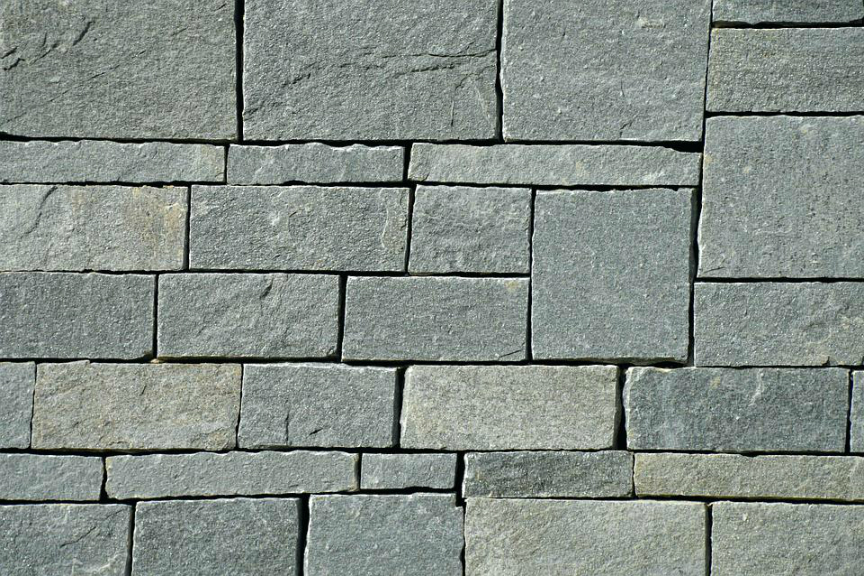
#> input picture Lab06/brick2.jpg, 864 x 576 px
$ jupyter execute --allow-errors Lab06.ipynb   (older library calls are emulated)
#> lines starting #> are read from the running program, lines starting #| are printed output that depends on the picture; long printed decimals are rounded
### Lab06/LM_filter_bank/lm.py
'''
The Leung-Malik (LM) Filter Bank, implementation in python

T. Leung and J. Malik. Representing and recognizing the visual appearance of
materials using three-dimensional textons. International Journal of Computer
Vision, 43(1):29-44, June 2001.

Reference: http://www.robots.ox.ac.uk/~vgg/research/texclass/filters.html
'''

import numpy as np
import cv2
import matplotlib.pyplot as plt

def gaussian1d(sigma, mean, x, ord):
    x = np.array(x)
    x_ = x - mean
    var = sigma**2

    # Gaussian Function
    g1 = (1/np.sqrt(2*np.pi*var))*(np.exp((-1*x_*x_)/(2*var)))

    if ord == 0:
        g = g1
        return g
    elif ord == 1:
        g = -g1*((x_)/(var))
        return g
    else:
        g = g1*(((x_*x_) - var)/(var**2))
        return g

def gaussian2d(sup, scales):
    var = scales * scales
    shape = (sup,sup)
    n,m = [(i - 1)/2 for i in shape]
    x,y = np.ogrid[-m:m+1,-n:n+1]
    g = (1/np.sqrt(2*np.pi*var))*np.exp( -(x*x + y*y) / (2*var) )
    return g

def log2d(sup, scales):
    var = scales * scales
    shape = (sup,sup)
    n,m = [(i - 1)/2 for i in shape]
    x,y = np.ogrid[-m:m+1,-n:n+1]
    g = (1/np.sqrt(2*np.pi*var))*np.exp( -(x*x + y*y) / (2*var) )
    h = g*((x*x + y*y) - var)/(var**2)
    return h

def makefilter(scale, phasex, phasey, pts, sup):

    gx = gaussian1d(3*scale, 0, pts[0,...], phasex)
    gy = gaussian1d(scale,   0, pts[1,...], phasey)

    image = gx*gy

    image = np.reshape(image,(sup,sup))
    return image

def makeLMfilters():
    sup     = 49
    scalex  = np.sqrt(2) * np.array([1,2,3])
    norient = 6
    nrotinv = 12

    nbar  = len(scalex)*norient
    nedge = len(scalex)*norient
    nf    = nbar+nedge+nrotinv
    F     = np.zeros([sup,sup,nf])
    hsup  = (sup - 1)/2

    x = [np.arange(-hsup,hsup+1)]
    y = [np.arange(-hsup,hsup+1)]

    [x,y] = np.meshgrid(x,y)

    orgpts = [x.flatten(), y.flatten()]
    orgpts = np.array(orgpts)

    count = 0
    for scale in range(len(scalex)):
        for orient in range(norient):
            angle = (np.pi * orient)/norient
            c = np.cos(angle)
            s = np.sin(angle)
            rotpts = [[c+0,-s+0],[s+0,c+0]]
            rotpts = np.array(rotpts)
            rotpts = np.dot(rotpts,orgpts)
            F[:,:,count] = makefilter(scalex[scale], 0, 1, rotpts, sup)
            F[:,:,count+nedge] = makefilter(scalex[scale], 0, 2, rotpts, sup)
            count = count + 1

    count = nbar+nedge
    scales = np.sqrt(2) * np.array([1,2,3,4])

    for i in range(len(scales)):
        F[:,:,count]   = gaussian2d(sup, scales[i])
        count = count + 1

    for i in range(len(scales)):
        F[:,:,count] = log2d(sup, scales[i])
        count = count + 1

    for i in range(len(scales)):
        F[:,:,count] = log2d(sup, 3*scales[i])
        count = count + 1

    return F

### Lab06/Lab06.ipynb
# Lab06 - Textures
### CDS6334 Visual Information Processing

This lab will guide you on how to extract texture features. We first look at extracting simple textures from an image and how to find the cluster of different texture using K-Means.

We will then explore the Leung-Malik (LM) Filter Bank code provided by the Visual Geometry Group, University of Oxford. We first learn how to create a set of 48-D filters with the LM Filter Bank. Following that, we learn how to apply the filters in the filter bank onto an input image to create a 48-D texture histogram to represent the textures of the image and use thee texture histogram for image retrieval.

[cell 1]
import cv2
import numpy as np
from matplotlib import pyplot as plt

# %matplotlib inline

## Extract Simple Image Features

The following program extract horizontal (dx) and vertical (dy) gradient features from an input image using the Sobel filter. The resulting Sobel detected gradients are thresholded to a binary image. Change the threshold value, `t` and observe how the threshold affects the plotted results.

[cell 2]
img = cv2.imread('brick2.jpg',0)
#> img: shape (576, 864); min 0, max 254, mean 138.4

# Output dtype = cv2.CV_8U
sobelx8u = cv2.Sobel(img,cv2.CV_8U,1,0,ksize=3)
sobely8u = cv2.Sobel(img,cv2.CV_8U,0,1,ksize=3)

t = 100
ret,textureFeatx = cv2.threshold(sobelx8u,t,255,cv2.THRESH_BINARY)
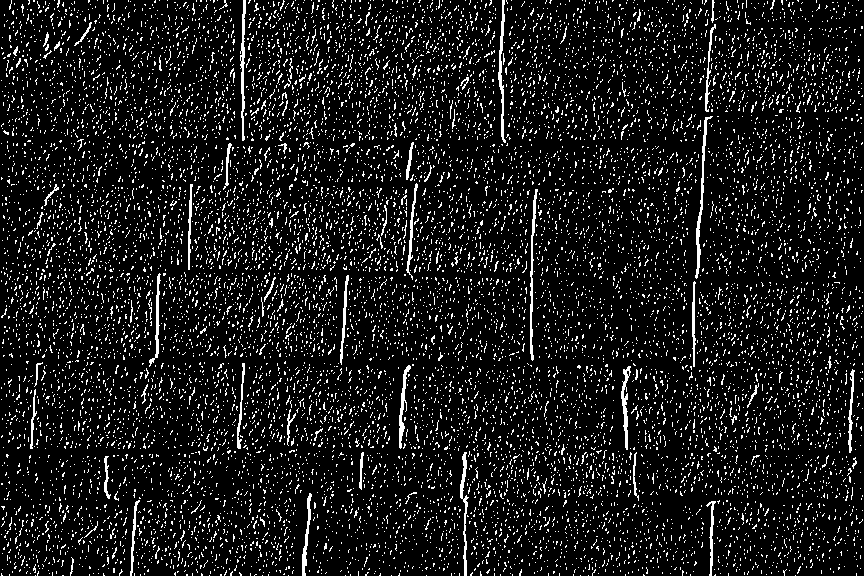
#> textureFeatx: shape (576, 864); 9.8% white in thin lines or dots
#> ret = 100
ret,textureFeaty = cv2.threshold(sobely8u,t,255,cv2.THRESH_BINARY)
#> textureFeaty: shape (576, 864); 12.2% white in thin lines or dots
textureFeatx[textureFeatx==255] = 1
#> textureFeatx: shape (576, 864); values 0 (black) and 1 (white), 9.8% white in thin lines or dots
textureFeaty[textureFeaty==255] = 1
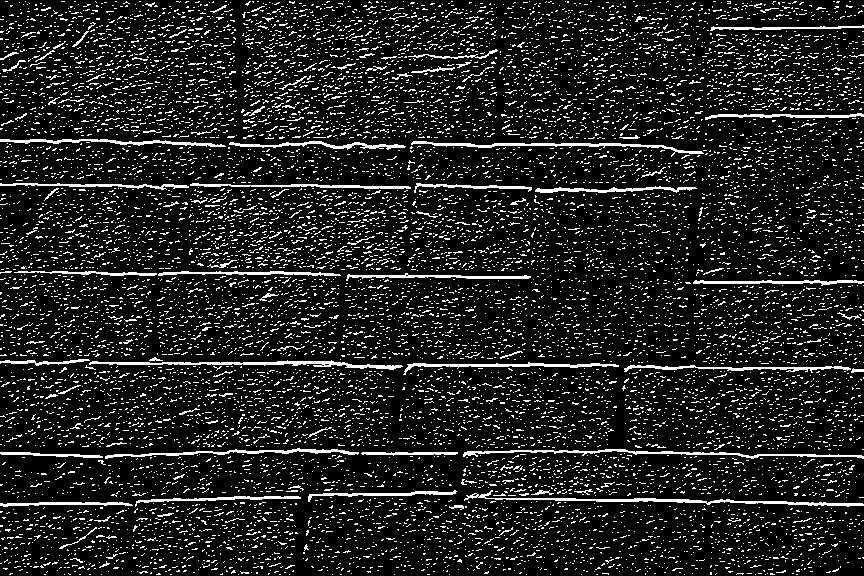
#> textureFeaty: shape (576, 864); values 0 (black) and 1 (white), 12.2% white in thin lines or dots

plt.figure(figsize=(20,20))
plt.subplot(1,3,1),plt.imshow(img,cmap = 'gray')
plt.title('Original'), plt.xticks([]), plt.yticks([])
plt.subplot(1,3,2),plt.imshow(textureFeatx,cmap = 'gray')
plt.title('Sobel X'), plt.xticks([]), plt.yticks([])
plt.subplot(1,3,3),plt.imshow(textureFeaty ,cmap = 'gray')
plt.title('Sobel Y'), plt.xticks([]), plt.yticks([])
plt.show()

Next, we divide the images into grids of size 32x32 and compute the sum of the dx and dy responses.

[cell 3]
winsz = 32; #window size to get texture
#calculate sliding window steps
rows=int(textureFeatx.shape[0]/winsz)
#> rows = 18
cols=int(textureFeaty.shape[1]/winsz)
#> cols = 27
i=j=k=0
N = rows*cols #number of texture windows
#> N = 486

#loop to sum up edges in window to form texture (can be mean or standard deviation)
dx=np.empty([N])
dy=np.empty([N])
for i in range(0, rows):
    for j in range(0, cols):
        dx[k] = sum(sum(textureFeatx[i*winsz:(i*winsz)+(winsz-1),j*winsz:(j*winsz)+(winsz-1)]))
        dy[k] = sum(sum(textureFeaty[i*winsz:(i*winsz)+(winsz-1),j*winsz:(j*winsz)+(winsz-1)]))
        k=k+1
#> after the loop, dx = 486 values, max 214 at index 247, min 33 at index 380, mean 94.47; dy = 486 values, max 228 at index 224, min 44 at index 485, mean 118; k = 486

plt.figure(figsize=(10,7))
plt.scatter(dx, dy, s=10)
plt.show()

**Perform K-Means clustering on the image grids**

The following code uses the KMeans function from the sklearn package to find the texture-based clusters from the 2-D, dx and dy features. <br>
**Note**: Depending on your machine, this may take awhile to run.

[cell 4]
from matplotlib import style
style.use("ggplot")
from sklearn.cluster import KMeans

X1=np.zeros([dx.shape[0],2])
X1[:,0] = dx
X1[:,1] = dy

n_clusters=4
kmeans = KMeans(n_clusters)
kmeans.fit(X1)

centroids = kmeans.cluster_centers_
print(centroids)
labels = kmeans.labels_

colors = ["g.","r.","c.","y."]

plt.figure(figsize=(10,7))
for i in range(len(X1)):
    plt.plot(X1[i][0], X1[i][1], colors[labels[i]], markersize = 7)

plt.scatter(centroids[:, 0],centroids[:, 1], marker = "x", s=150, linewidths = 5, zorder = 10)
plt.show()

Alternatively, you can use the scipy version to support vector quantization. The cluster centers can be saved (as a codebook) to be re-used for clustering new data into the computed clusters.

[cell 5]
from matplotlib import style
from scipy.cluster.vq import kmeans, vq

X2=np.zeros([dx.shape[0],2])
X2[:,0] = dx
X2[:,1] = dy

n_clusters=4
# k-means algo: data in MxN: M observations, N features
codebook, _ = kmeans(np.float32(X2), n_clusters)

# k by N codebook, showing k centroids of N-dimensions
print(codebook)
#| [[133.2268   102.351 ]
#|  [116.299 161.423 ]
#|  [ 75.022  136.8705  ]
#|  [ 73.732  83.092 ]]

# VQ assigns each observation to its "code", which is its cluster label
code, _ = vq(np.float32(X2), codebook)
print(np.max(code))  # k=4 means labels are 0, 1, 2, 3
#| 3
print(code.shape)
#| (486,)

colors = ["g.","r.","c.","y."]

plt.figure(figsize=(10,7))
for i in range(len(X2)):
    plt.plot(X2[i][0], X2[i][1], colors[code[i]], markersize = 7)

plt.scatter(codebook[:, 0],codebook[:, 1], marker = "x", s=150, linewidths = 5, zorder = 10)
plt.show()

**Q1**: Create a visualization output to visualize the 4 clusters on the input image.

[Hint: An example of a visualization of the texture clusters is illustrated in Slide 24 of Lecture 7: Textures]

[cell 6]
# Enter your code here

## Filter Bank

The Leung-Malik (LM) Filter Bank python implementation is provided in the lm.py file in the folder, 'LM_filter_bank'. The LM filter bank is a multi scale, multi orientation filter bank with 48 filters. It consists of first and second derivatives of Gaussians at 6 orientations and 3 scales making a total of 36; 8 Laplacian of Gaussian (LOG) filters; and 4 Gaussians.

The code to create the LM filter bank and display the respective filters are given below. Run the code snipplets to understand more about the filters provided by the LM filter bank.

Reference: http://www.robots.ox.ac.uk/~vgg/research/texclass/filters.html

[cell 7]
# Import the LM filter bank
from LM_filter_bank import lm

# Call the function to create a set of 48 filters
F = lm.makeLMfilters()

## First order derivative Gaussian Filter

[cell 8]
for i in range(0,18):
    plt.subplot(3,6,i+1)
    plt.axis('off')
    plt.imshow(F[:,:,i], cmap = 'gray')

## Second order derivative Gaussian Filter

[cell 9]
for i in range(0,18):
    plt.subplot(3,6,i+1)
    plt.axis('off')
    plt.imshow(F[:,:,i+18], cmap = 'gray')
plt.show()

## Gaussian and Laplacian Filter

[cell 10]
for i in range(0,12):
    plt.subplot(4,4,i+1)
    plt.axis('off')
    plt.imshow(F[:,:,i+36], cmap = 'gray')
plt.show()
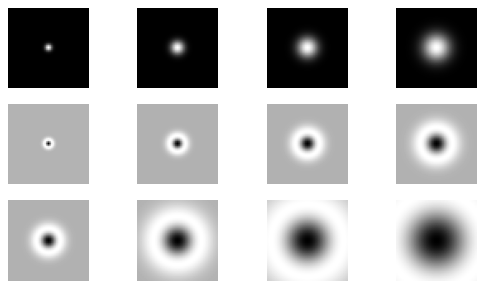
#> figure drawn by matplotlib, 12 panels

The LM Filter Bank provide 48 filters as illustrated above. The following code snipplet applies selected filters from the filter bank to an image. Run the program and then change the filter index to explore the results of different filters.

[cell 11]
img = cv2.imread('carpet.jpg',0);
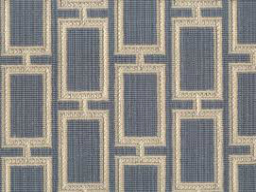
#> input picture Lab06/carpet.jpg, 256 x 192 px
#> img: shape (192, 256); min 68, max 246, mean 138

filterImg1 = cv2.filter2D(img,-1,F[:,:,0])
filterImg2 = cv2.filter2D(img,-1,F[:,:,8])
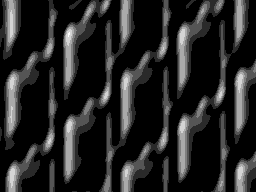
#> filterImg2: shape (192, 256); min 0, max 6, mean 0.896; drawn with min black and max white
filterImg3 = cv2.filter2D(img,-1,F[:,:,30])
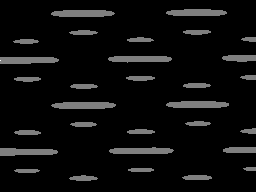
#> filterImg3: shape (192, 256); min 0, max 2, mean 0.11; drawn with min black and max white
filterImg4 = cv2.filter2D(img,-1,F[:,:,40])
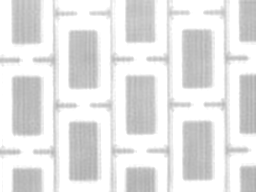
#> filterImg4: shape (192, 256); min 173, max 255, mean 229.2
filterImg5 = cv2.filter2D(img,-1,F[:,:,46])
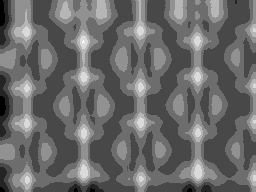
#> filterImg5: shape (192, 256); min 9, max 16, mean 11.93; drawn with min black and max white

plt.figure(figsize=(20,20))
plt.subplot(1,5,1), plt.imshow(filterImg1, cmap='gray'),  plt.xticks([]), plt.yticks([])
plt.subplot(1,5,2), plt.imshow(filterImg2, cmap='gray'),  plt.xticks([]), plt.yticks([])
plt.subplot(1,5,3), plt.imshow(filterImg3, cmap='gray'),  plt.xticks([]), plt.yticks([])
plt.subplot(1,5,4), plt.imshow(filterImg4, cmap='gray'),  plt.xticks([]), plt.yticks([])
plt.subplot(1,5,5), plt.imshow(filterImg5, cmap='gray'),  plt.xticks([]), plt.yticks([])
plt.show()

**Q2**: **Write a function to return a texture histogram of a given image**

Given an input image as the parameter, complete the textureHist function below that returns a texture historgram that consists of 48-D response obtained by applying the 48 filters of the Leong-Malik filter bank on the input image.

Hint: To support comparison of histogram features, normalize the histogram by the image size, ensure the clusters are the same every time.

[cell 12]
def textureHist(img):
    # Enter your code here


    return textHist

img = cv2.imread('waterdrop.jpg',0)
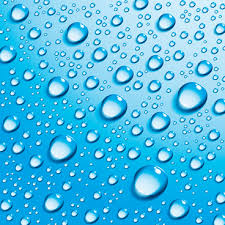
#> input picture Lab06/waterdrop.jpg, 225 x 225 px
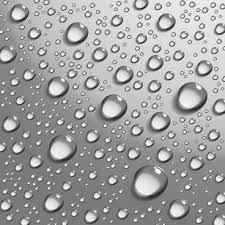
#> img: shape (225, 225); min 18, max 255, mean 161
#> (the rest of this cell did not finish here and is left out)
